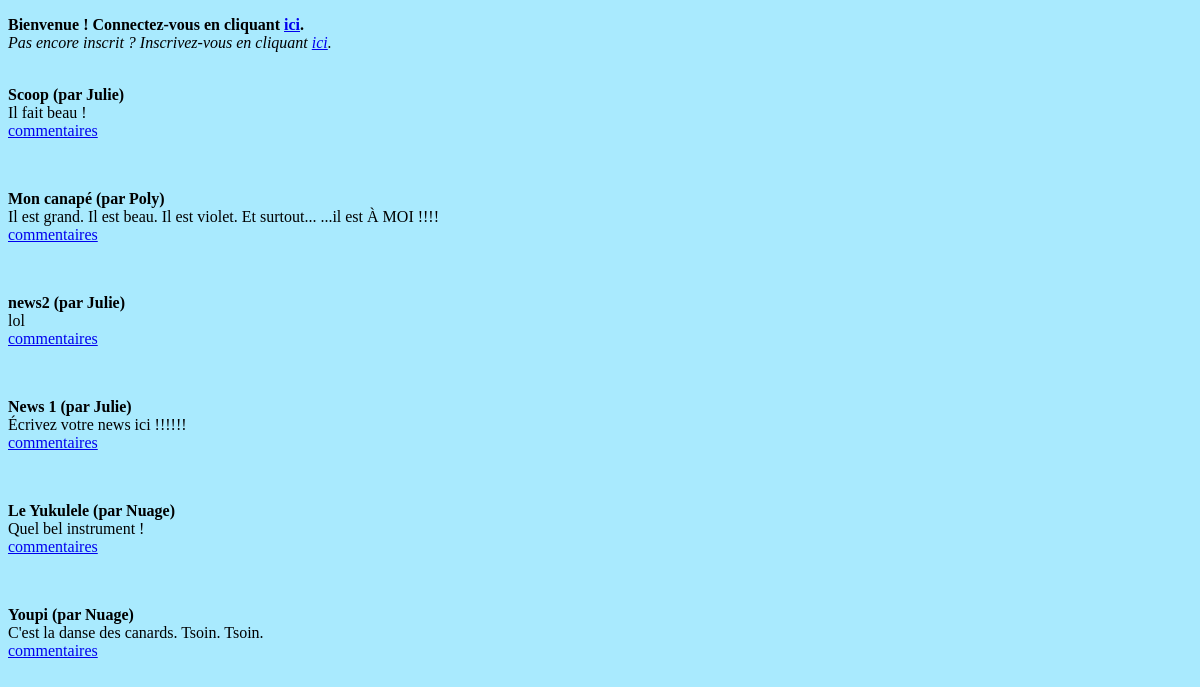
The page / on the database its author committed.
### tables this page shows
CREATE TABLE IF NOT EXISTS `news` (
  `id` int(11) NOT NULL AUTO_INCREMENT,
  `titre` varchar(60) NOT NULL,
  `contenu` text NOT NULL,
  PRIMARY KEY (`id`)
);

### fonctions.php (the view, shortened to what this page needs)
<?php
function affichage_news($bdd)
{
	$req = $bdd->query('SELECT id, titre, contenu FROM news ORDER BY id DESC');
	while ($donnees = $req->fetch())
	{
		echo '<p> <span class="gras" id="'.$donnees['id'].'">'.$donnees['titre'].'</span><br />'
		.$donnees['contenu'].'<br />';
		echo '<a href="ajout_commentaire.php?id='.$donnees['id'].'">commentaires</a></p><br />';
	}
}
?>

### index.php (shortened to what this page needs)
<!DOCTYPE html>
<html>
<head>
<link rel="stylesheet" type="text/css" href="LeStyle.css" />
</head>
<body>
<?php include("fonctions.php"); ?>
<?php
$bdd = connection();
?>
<p>
<span class="gras">Bienvenue
<?php
if ( isset ( $_SESSION['pseudo'] ) )
{
	echo $_SESSION['pseudo'].' !</span> <br />
	<a href="deconnexion.php">Se déconnecter</a> <br />
	<br />
	<a href="ajout_news.php">Ajouter une news</a>';
}
else
{
	echo ' ! Connectez-vous en cliquant <a href="connexion.php">ici</a>.</span><br />
	<span class="italique">Pas encore inscrit ? Inscrivez-vous en cliquant <a href="inscription.php">ici</a>.</span>';
}
echo '<br /> <br />';
affichage_news($bdd);
?>
</p>
</body>
</html>

### LeStyle.css (style rules this page uses)
body { background-color: #A9EAFE; }
.gras { font-weight: bold; }
.italique { font-style: italic; }

### rows shown on the page
news: titre "Scoop (par Julie)", contenu "Il fait beau !"
news: titre "Mon canapé (par Poly)", contenu "Il est grand. Il est beau. Il est violet. Et surtout... ...il est À MOI !!!!"
news: titre "news2 (par Julie)", contenu "lol"
news: titre "News 1 (par Julie)", contenu "Écrivez votre news ici !!!!!!"
news: titre "Le Yukulele (par Nuage)", contenu "Quel bel instrument !"
news: titre "Youpi (par Nuage)", contenu "C'est la danse des canards. Tsoin. Tsoin."
